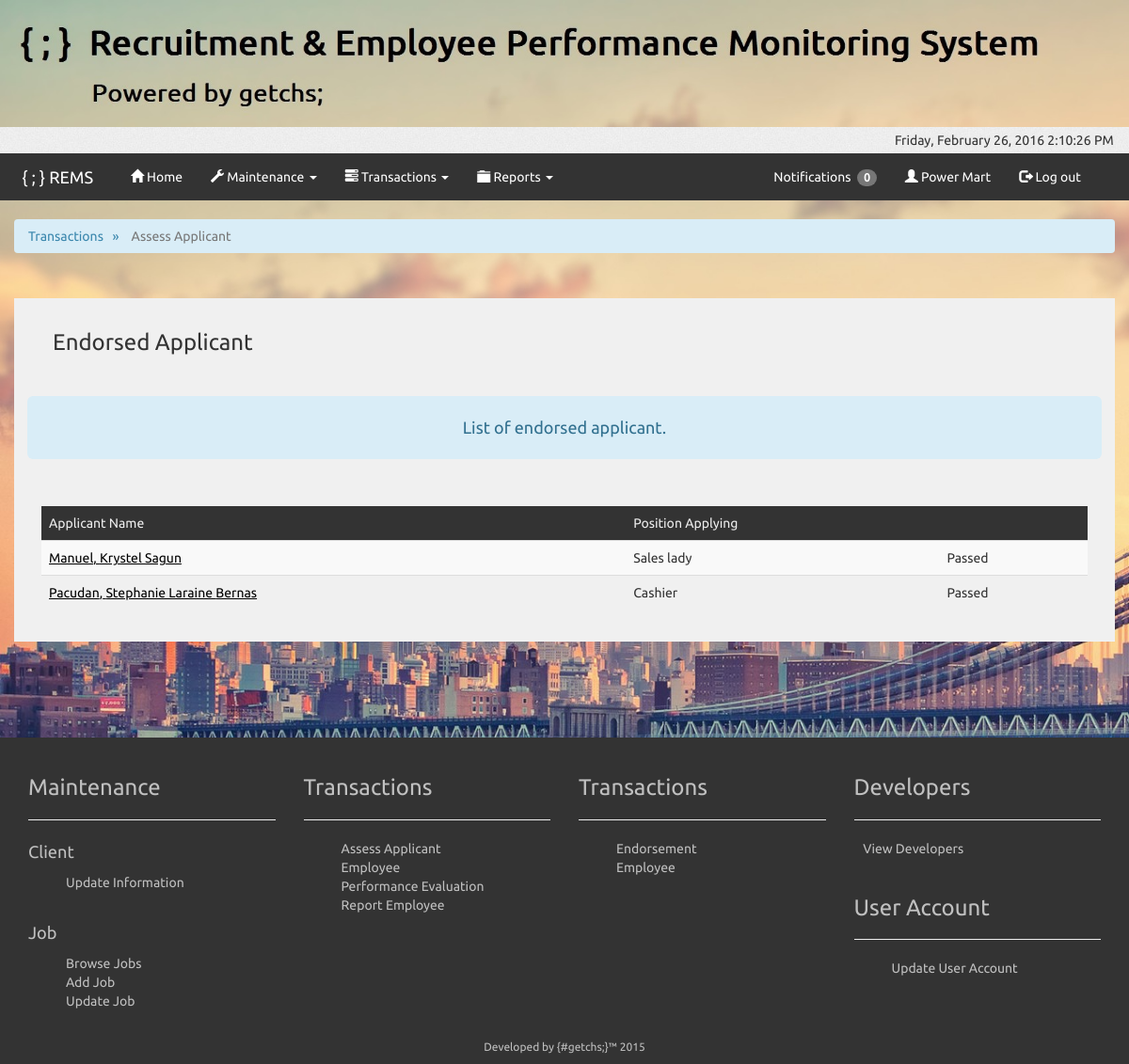
The page /user/client/transactions/clientEndorsedApplicant.php?token=f4d5b76a2418eba4baeabc1ed9142b54 (signed in) on the database its author committed.
### tables this page shows
CREATE TABLE `tbl_picture` (
  `picId` int(1) NOT NULL,
  `filename` varchar(250) NOT NULL,
  `picDesc` varchar(5000) NOT NULL,
  `agencyAddress` varchar(1000) NOT NULL
);

CREATE TABLE `tbl_endorsement` (
  `endorsementId` int(6) NOT NULL,
  `applicantId` int(6) NOT NULL,
  `clientId` int(6) NOT NULL,
  `jobPostingId` int(6) NOT NULL,
  `endorsementDate` date NOT NULL,
  `endorsementDecision` varchar(150) DEFAULT NULL,
  `endorsementDecisionDate` date DEFAULT NULL,
  `endorsementStatus` varchar(100) NOT NULL
);

CREATE TABLE `tbl_basic_info` (
  `basicId` int(6) NOT NULL,
  `clientId` int(6) DEFAULT NULL,
  `basicPicture` varchar(250) DEFAULT NULL,
  `basicLastName` varchar(250) NOT NULL,
  `basicFirstName` varchar(250) NOT NULL,
  `basicMiddleName` varchar(250) DEFAULT NULL,
  `basicExtName` varchar(20) DEFAULT NULL,
  `basicEmail` varchar(250) NOT NULL,
  `basicDob` date DEFAULT NULL,
  `basicBirthPlace` varchar(500) DEFAULT NULL,
  `remsValue` char(250) DEFAULT NULL,
  `basicNotes` varchar(50000) DEFAULT NULL,
  `basicPosition` varchar(250) DEFAULT NULL
);

CREATE TABLE `tbl_job_posting` (
  `jobPostingId` int(6) NOT NULL,
  `clientId` int(6) NOT NULL,
  `jobName` varchar(250) NOT NULL,
  `jobDescription` varchar(500) DEFAULT NULL,
  `jobStatus` int(1) NOT NULL,
  `jobVacancy` int(5) DEFAULT NULL
);

### user/client/transactions/clientEndorsedApplicant.php (the view, shortened to what this page needs)
<?php
	$root = realpath(dirname(__FILE__) . '/../../..');
	include($root . '/include/header.php');
	include ('../clientNav.php');
?>
	<div class='container-fluid content'>
		<ul class="breadcrumb">
			<li>Transactions</li>&nbsp;&nbsp;&nbsp;<span class="divider">&raquo;</span>&nbsp;&nbsp;&nbsp;
			<li class="active">Assess Applicant</li>
		</ul>
	</div>
<div class="container-fluid">
	<div class="col-md-12 wrapper-background">
			<nav class="navbar nav2 nav navbar-nav">
				<div class="container-fluid">
					<ul class="nav navbar-nav">
						<li><h3><a href="clientEndorsedApplicant.php?token=<?php echo $tran?>" style="margin-left:.5em;">Endorsed Applicant</a></h3></li>
					</ul>
			  	</div>
			</nav>
			<br /><br /><br /><br />
			<h4 class="alert-info well-lg">List of endorsed applicant.</h4>
				<br /><br />
				<div class='container-fluid content table-responsive'>
						<?php
						$basicID = '';
						$firstName = '';
						$middleName = '';
						$lastName = '';
						$jobName = '';
						$result = mysql_query("SELECT *
												FROM tbl_endorsement
												WHERE clientId = $_SESSION[login_userId]
												ORDER BY endorsementId");
						echo "<table class='table table-hover table-striped'>";
						echo "<thead class='tablehead'>";
						echo "<tr>
										<td>Applicant Name</td>
										<td>Position Applying</td>
										<td></td>
						</tr>";
						echo "</thead>";
						$tran = md5('transaction');
						while($row = mysql_fetch_array($result))
						{
							$appID = $row['applicantId'];
							$jobpostingID = $row['jobPostingId'];
							$status =  $row['endorsementDecision'];
							$resultBasicID = mysql_query("SELECT * FROM tbl_applicant WHERE applicantId =$appID");
							while($rowBasicID = mysql_fetch_array($resultBasicID))
							{
								$basicID = $rowBasicID['basicId'];
							}
							$resultName = mysql_query("SELECT * FROM tbl_basic_info WHERE basicId = $basicID");
							while($rowName = mysql_fetch_array($resultName))
							{
								$firstName = $rowName['basicFirstName'];
								$middleName = $rowName['basicMiddleName'];
								$lastName = $rowName['basicLastName'];
							}
							$resultjobName = mysql_query("SELECT * FROM tbl_job_posting WHERE jobPostingId = $jobpostingID");
							while($rowjobName = mysql_fetch_array($resultjobName))
							{
								$jobName = $rowjobName['jobName'];
							}
							if($status!='Failed')
							{
								echo "<tr>";
									echo "<td ><a style='color:black;  text-decoration: underline;' href = 'clientEndorsedApplicantAssess.php?token=$tran&&endorseID=".$row['endorsementId']."&&appID=".$row['applicantId']."'>" .$lastName.", ".$firstName." ".$middleName." </a></td>";
									echo "<td>$jobName</td>";
									echo "<td>$status</td>";
								echo "</tr>";
							}
						}
						echo "</table>";
				?>
			</div>
		</div>
	</div>
<?php
	include ('../footer.php');
?>

### include/linkTwo.php (shortened to what this page needs)
<?php
		$query1= mysql_query("SELECT * FROM tbl_picture WHERE picId = 1");
		while($row = mysql_fetch_array($query1))
		{
				$filename = $row['filename'];
		}
?>
<link rel="stylesheet" href="../../../stylesheet/bootstrap.min.css">
<link href="../../../stylesheet/style.css" media="screen" rel="stylesheet">
<link href="../../../stylesheet/jquery-ui-1.8.20.custom.css" rel="stylesheet">
<center>
	<img class="img-responsive" src="../../../<?php echo $filename;?>"  width="100%">
</center>

### stylesheet/style.css (style rules this page uses)
body { font-family: ubuntu; background-attachment: fixed; background-size: cover; background-color: #f0f0f0; }
.wrapper-background { background-color: #f0f0f0; margin-bottom: 3em; margin-top: 2em; padding:1em; }
.img-responsive { display: block; max-width: 100%; height: auto; }
a:link { color:#333333; text-decoration: none; }
h2, h4 { font-family: ubuntu; }
.nav2 { background-color: transparent; border-width: 0em; width: 100%; padding-right:1.5em; }
.breadcrumb { color: #3a87ad; background-color: #d9edf7; border-color: #bce8f1; }
.tablehead { color: #eee; background-color: #333333; }
ul { list-style-type: none; }
h4 { text-align: center; }
.alert-info { text-align: center; }

### rows shown on the page
tbl_picture: filename (picture)
tbl_endorsement: tbl_basic_info.basicLastName "Manuel", tbl_basic_info.basicFirstName "Krystel", tbl_basic_info.basicMiddleName "Sagun", jobPostingId.jobName "Sales lady", endorsementDecision "Passed"
tbl_endorsement: tbl_basic_info.basicLastName "Pacudan", tbl_basic_info.basicFirstName "Stephanie Laraine", tbl_basic_info.basicMiddleName "Bernas", jobPostingId.jobName "Cashier", endorsementDecision "Passed"

### other values the page prints
$_SESSION['login_user'] "Power Mart"
$counter "0"
